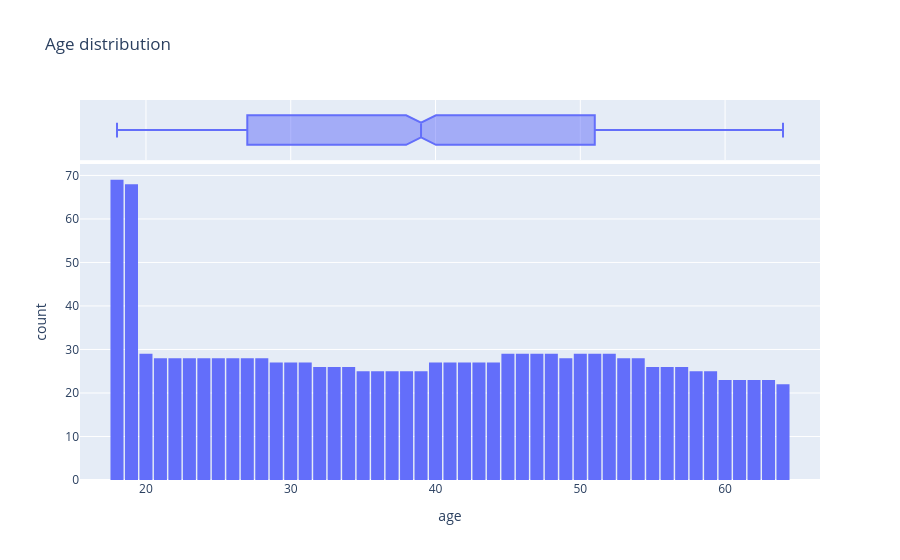

This figure's notebook cell:
### Code cell
fig=px.histogram(
    medical_df,
    x='age',
    marginal='box',
    nbins=47,
    title='Age distribution'
)
fig.update_layout(bargap=0.1)
fig.show()

### Figure 1 — Plotly figure (JSON) as saved in the notebook; plotly's stock layout.template omitted (floating-point values rounded to 4 significant figures; data arrays with more than 128 entries replaced by an {"elided": "..."} marker saying what was removed)
{"data": [{"bingroup": "x", "hovertemplate": "age=%{x}<br>count=%{y}<extra></extra>", "legendgroup": "", "marker": {"color": "#636efa", "pattern": {"shape": ""}}, "name": "", "nbinsx": 47, "orientation": "v", "showlegend": false, "type": "histogram", "x": {"elided": "1338 int values"}, "xaxis": "x", "yaxis": "y"}, {"hovertemplate": "age=%{x}<extra></extra>", "legendgroup": "", "marker": {"color": "#636efa"}, "name": "", "notched": true, "showlegend": false, "type": "box", "x": {"elided": "1338 int values"}, "xaxis": "x2", "yaxis": "y2"}], "layout": {"bargap": 0.1, "barmode": "relative", "legend": {"tracegroupgap": 0}, "title": {"text": "Age distribution"}, "xaxis": {"anchor": "y", "domain": [0, 1], "title": {"text": "age"}}, "xaxis2": {"anchor": "y2", "domain": [0, 1], "matches": "x", "showgrid": true, "showticklabels": false}, "yaxis": {"anchor": "x", "domain": [0, 0.8316], "title": {"text": "count"}}, "yaxis2": {"anchor": "x2", "domain": [0.8416, 1], "matches": "y2", "showgrid": false, "showline": false, "showticklabels": false, "ticks": ""}}}
